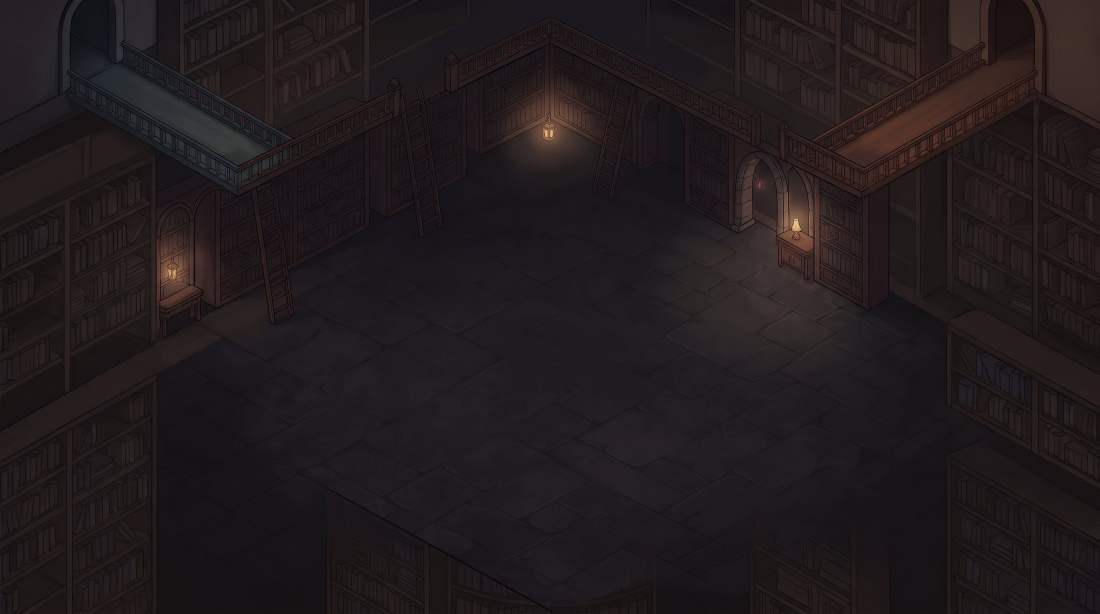
#> input picture src/renderer/src/assets/ground/surround.jpg, 2200 x 1228 px, given in place of room_natatech.jpeg, which was not available (shown at 1/2 size); the run also reads 1 picture not shown here
$ python cut_rooms.py ../src/renderer/src/assets/ground ../src/renderer/src/assets/rooms/art.jpg
#> lines starting #> are read from the running program, lines starting #| are printed output that depends on the picture; after the words box and inside, x2 and y2 are one past the last pixel; in counts of white or black regions, pixels touching at a corner belong together
"""
Cuts each room out of its painting and sizes it for the palace floor.

A painting shows the room as a hexagonal cutaway. The six corners of that
hexagon are measured by hand below (in a 1376 x 768 view of the painting).

The cut-out is only scaled, never squashed or skewed: the painting keeps its
own proportions. It is scaled so that the room's floor is as wide as the
8 x 8 room diamond of the asset spec (512 logical px), and placed so that the
middle of the floor's left and right corners sits where the diamond's does.
The painted floor is a little deeper than the grid's 2:1 diamond; that is the
painter's angle and is left alone.

Usage: python scripts/cut_rooms.py <paintings dir> <output dir>
Writes <room>.webp at EXPORT times the logical size and cut.json with, per
room: the image size, the pixel that is the room's back corner on the grid,
the export scale, the four floor corners and the top of the walls (logical px
from that back corner).
"""
import json, sys
import numpy as np
from PIL import Image, ImageDraw, ImageFilter

VIEW = 1376   # the measurements below were taken on a view this wide
EXPORT = 3    # pixels per logical pixel: close to the paintings' own resolution
ROOM_W, HALF_H = 512, 128  # an 8 x 8 room diamond is 512 x 256 logical px

# outline: clockwise from the top corner. floor: left, right, front corners.
ROOMS = {
    'coding': ('room_natatech.jpeg', [(692, 10), (1099, 210), (1099, 524), (723, 742), (281, 499), (281, 212), (372, 168), (372, 112), (598, 12)], [(283, 497), (1097, 522), (723, 740)]),
    'music': ('room_medina.jpeg', [(710, 28), (1105, 230), (1105, 527), (722, 750), (270, 502), (270, 236)], [(272, 500), (1103, 525), (722, 748)]),
    'mailroom': ('room_mailroom.jpeg', [(690, 10), (1114, 223), (1114, 537), (700, 762), (261, 532), (261, 223)], [(263, 530), (1112, 535), (700, 760)]),
    'art': ('room_art.jpeg', [(690, 8), (1104, 233), (1104, 537), (692, 767), (270, 547), (270, 236)], [(272, 545), (1102, 535), (692, 765)]),
}

def placement(floor):
    """View px -> logical px: p -> (p - mid) * s + (0, HALF_H), with one scale for both axes."""
    left, right, _ = np.array(floor, dtype=float)
    return ROOM_W / (right[0] - left[0]), (left + right) / 2

def to_logical(point, floor):
    s, mid = placement(floor)
    return (np.array(point, dtype=float) - mid) * s + np.array([0, HALF_H])

def main(src_dir, out_dir):
#> called with src_dir = '../src/renderer/src/assets/ground', out_dir = '../src/renderer/src/assets/rooms/art.jpg'
    meta = {}
    for room, (name, outline, floor) in ROOMS.items():
        image = Image.open(f'{src_dir}/{name}').convert('RGBA')
        k = image.width / VIEW
#> k = 1.6
        mask = Image.new('L', image.size, 0)
#> mask: PIL image 2200x1228 L; every value is 0
        ImageDraw.Draw(mask).polygon([(x * k, y * k) for x, y in outline], fill=255)
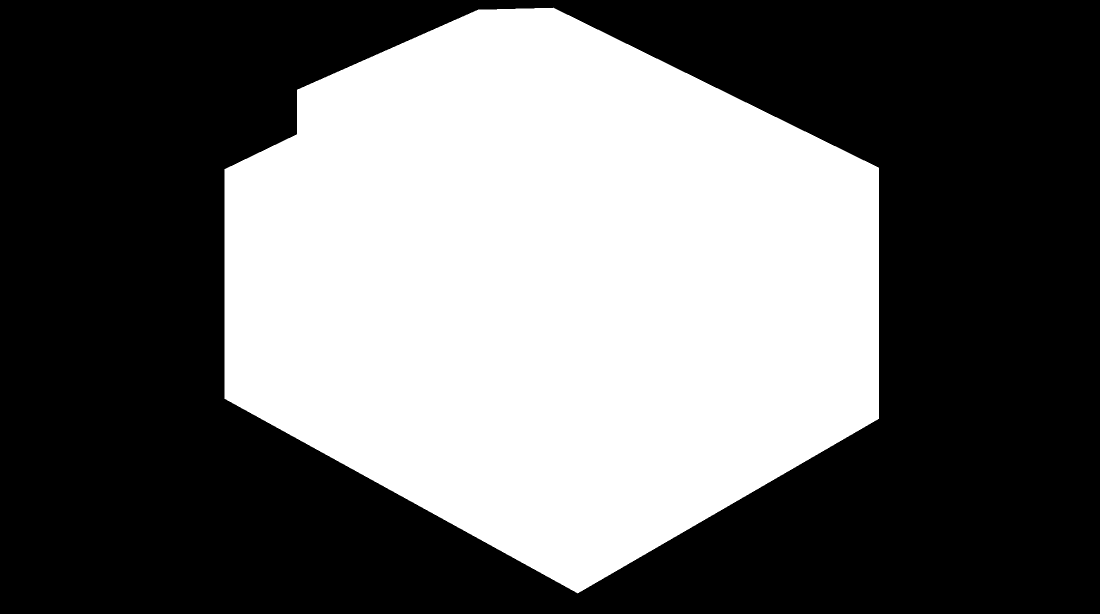
#> mask: PIL image 2200x1228 L (shown at 1/2 size); 41.2% white; 1 white region, box (x1, y1, x2, y2) and area: (449, 15, 1758, 1187) 1113841
        image.putalpha(mask.filter(ImageFilter.GaussianBlur(1.5)))
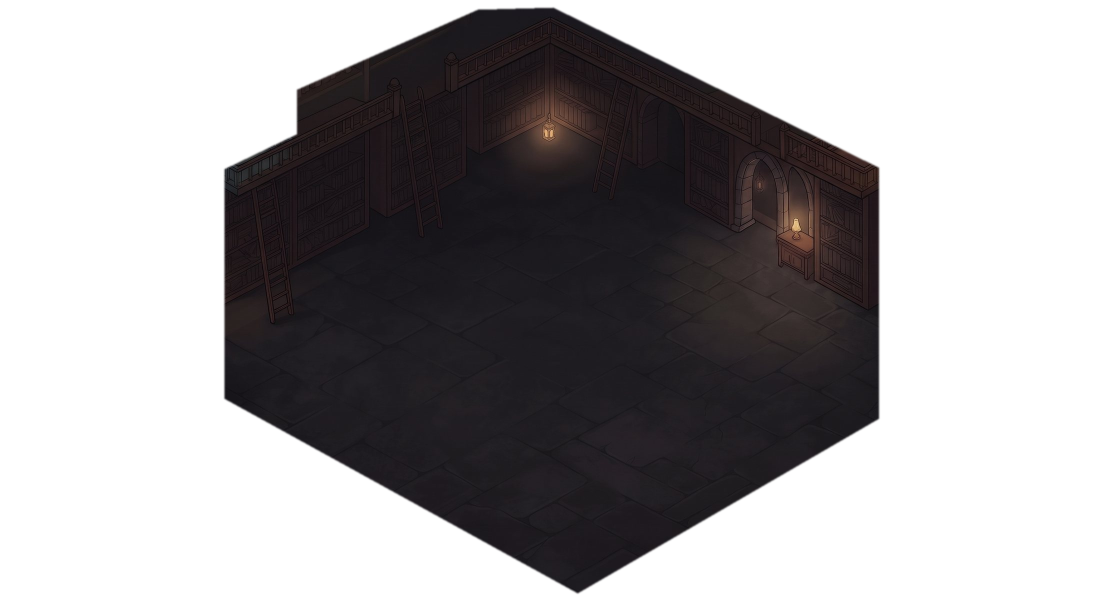
#> image: PIL image 2200x1228 RGBA (shown at 1/2 size); mean R, G, B, A 33.4, 27, 29.1, 105.1; transparent parts drawn white

        corners = np.array([to_logical(p, floor) for p in outline])
        min_x, min_y = np.floor(corners.min(axis=0)) - 1
        max_x, max_y = np.ceil(corners.max(axis=0)) + 1
        s, mid = placement(floor)
        # Crop the painting to the room's box, then resize: a plain uniform scale.
        box_view = [(np.array([lx, ly]) - np.array([0, HALF_H])) / s + mid for lx, ly in ((min_x, min_y), (max_x, max_y))]
        box = tuple(float(v * k) for v in (*box_view[0], *box_view[1]))
#> box = (444.8, 11.37, 1761.6, 1190.8)
        size = (int(round((max_x - min_x) * EXPORT)), int(round((max_y - min_y) * EXPORT)))
        cut = image.crop(tuple(int(round(v)) for v in box)).resize(size, Image.LANCZOS)
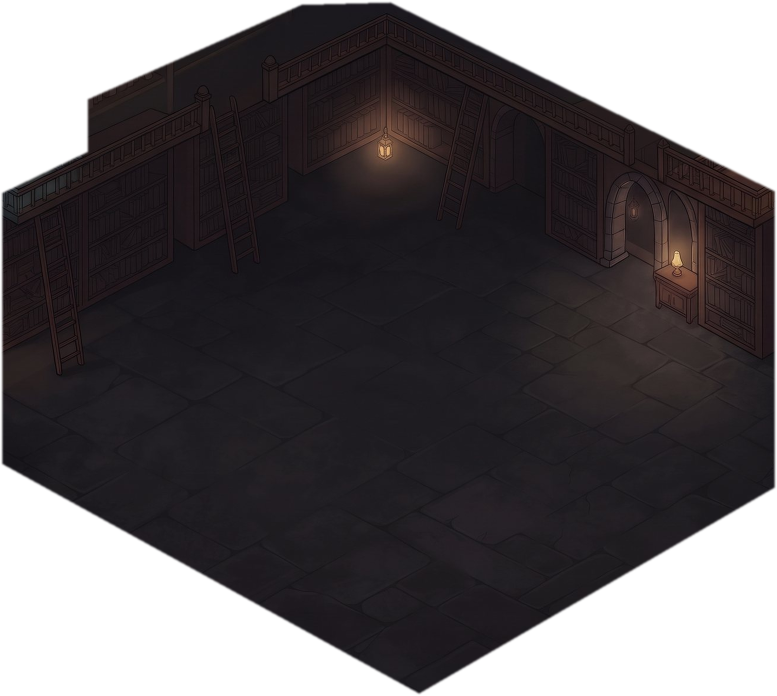
#> cut: PIL image 1554x1392 RGBA (shown at 1/2 size); mean R, G, B, A 24.6, 20.7, 23.1, 182.8; transparent parts drawn white
        cut.save(f'{out_dir}/{room}.webp', quality=92, method=6)

        left, right, front = (to_logical(p, floor) for p in floor)
        back = left + right - front
        meta[room] = {
            'width': size[0], 'height': size[1],
            'anchorX': round(-min_x * EXPORT), 'anchorY': round(-min_y * EXPORT), 'scale': EXPORT,
            'floor': [[round(float(v), 1) for v in p] for p in (back, right, front, left)],
            'top': round(float(min_y), 1),
        }
        print(room, meta[room])
    with open(f'{out_dir}/cut.json', 'w') as f:
        json.dump(meta, f, indent=2)
        f.write('\n')

if __name__ == '__main__':
#> (the run stopped early here; a loop or call above may not have finished)
